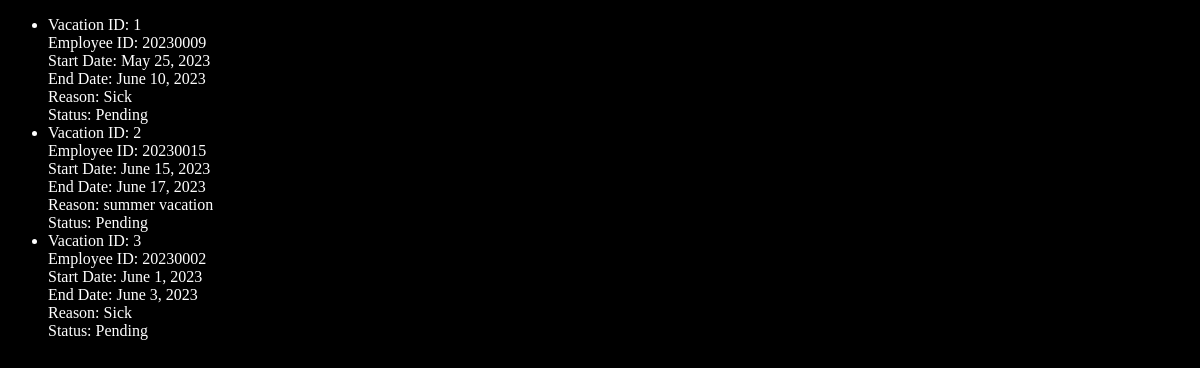
Before: /index2/ with the older database file.
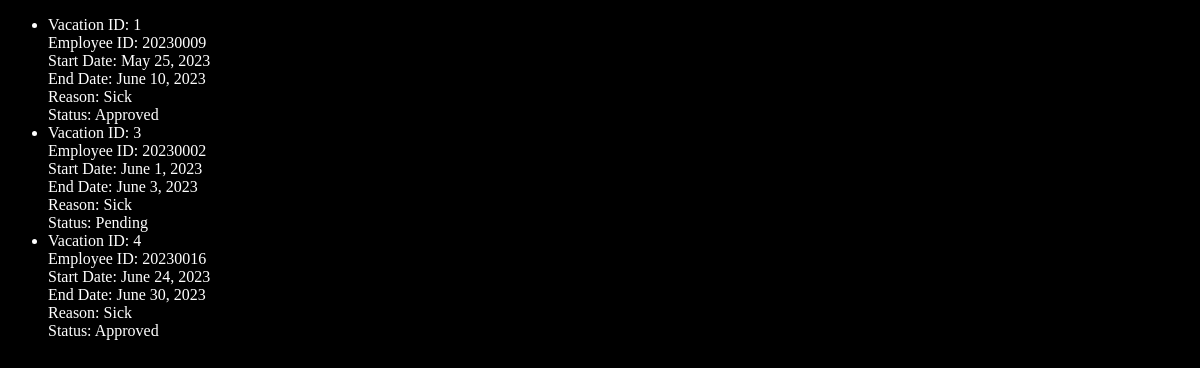
After: the same page with the newer database file.
### main/models.py (models this page shows, shortened)
class Vacation(models.Model):
    ID = models.BigAutoField(primary_key=True, verbose_name="ID")
    EmployeeID = models.IntegerField(
        models.ForeignKey(
            Employee, verbose_name=("Employee ID"), on_delete=models.CASCADE, related_name="Employee ID"
        )
    )
    startDate = models.DateField()
    endDate = models.DateField()
    reason = models.TextField()
    status = models.TextField(max_length=20, default="Pending")

### main/views.py (the view)
# urls.py: path("index2/", views.index2, name="index2"),
def index2(request):
    context = {"Vacations": Vacation.objects.all()}
    return render(request, "Emp/index2.html", context)

### main/templates/Emp/index2.html (shortened to what this page needs)
<!DOCTYPE html>
<html lang="en">
  {% load static %}
  <head>
    <link rel="stylesheet" href="{% static 'css/style.css' %}" />
  </head>
  <body>
    <ul>
      {% for vac in Vacations %}
      <li>
        Vacation ID: {{ vac.ID }} <br />
        Employee ID: {{ vac.EmployeeID }} <br />
        Start Date: {{ vac.startDate }} <br />
        End Date: {{ vac.endDate }} <br />
        Reason: {{ vac.reason }} <br />
        Status: {{ vac.status }} <br />
      </li>
      {% endfor %}
    </ul>
  </body>
</html>

Changed rows visible on the page:
removed Vacation: ID "2", EmployeeID "20230015", startDate "June 15, 2023", endDate "June 17, 2023", reason "summer vacation", status "Pending"
changed Vacation "May 25, 2023": status "Pending" → "Approved"
added Vacation: ID "4", EmployeeID "20230016", startDate "June 24, 2023", endDate "June 30, 2023", reason "Sick", status "Approved"
